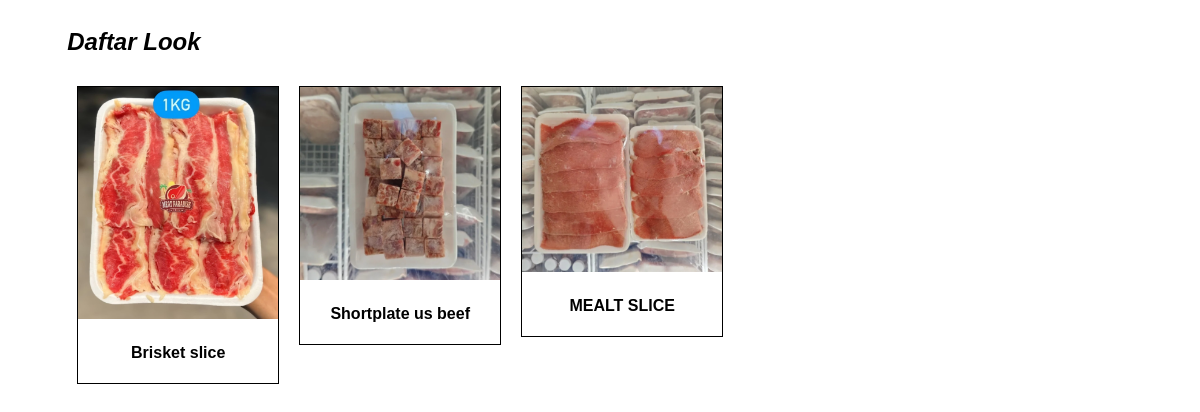
Page /seller/look_list.php on the committed database.
### tables this page shows
CREATE TABLE `looks` (
  `id` int(11) NOT NULL,
  `look_name` varchar(255) DEFAULT NULL,
  `look_image` varchar(255) DEFAULT NULL
);

### seller/look_list.php (the view, shortened to what this page needs)
<?php
include 'config.php';
$query = "SELECT * FROM looks";
$result = mysqli_query($conn, $query);
?>
<!DOCTYPE html>
<html lang="en">
<head>
</head>
<body>
    <div class="container">
        <h2>Daftar Look</h2>
        <div style="display: flex; flex-wrap: wrap;">
            <?php while ($row = mysqli_fetch_assoc($result)) { ?>
                <a href="look_detail.php?id=<?php echo $row['id']; ?>">
                <div class="box-look">
                        <img src="../uploads/look/<?php echo $row['look_image']; ?>" alt="<?php echo $row['look_name']; ?>" style="width: 200px; height: auto;">
                        <h4><?php echo $row['look_name']; ?></h4>
                    </div>
                </a>
            <?php } ?>
        </div>
    </div>
</body>
</html>

### seller/look_list.php (style rules this page uses)
.container { width: 90%; height: fit-content; }
body { font-family: 'Poppins', sans-serif; display: flex; justify-content: center; }
.container h2 { font-weight: 600; font-style: italic; }
.box-look { margin: 10px; text-align: center; width: 200px; border: 1px solid #000; }
.box-look h4 { padding: 0 8px; }
a { color: #000; text-decoration: none; }

### rows in the picture
looks: look_image (picture), look_name "Brisket slice"
looks: look_image (picture), look_name "Shortplate us beef"
looks: look_image (picture), look_name "MEALT SLICE"
